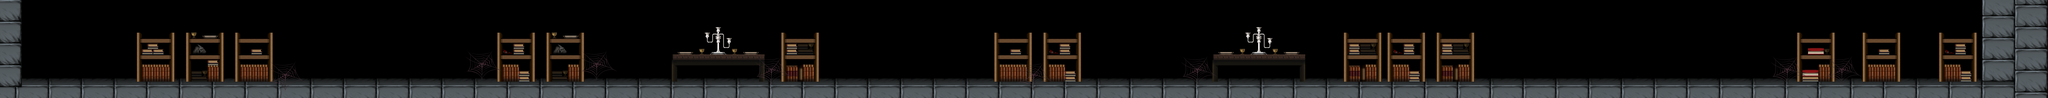

Below is a game level as drawn by its tile map, then a one-line description and the .tmx that defines it (tile-layer data replaced by summaries):
An orthogonal 375x18 tile map with 32x32 px tiles, 2 tile layers (Tiles, foreground) and 70 objects (26x forward, 11x Energy, 7x Fly, 3x Knife, 2x Mouse, ...).

<map version="1.0" orientation="orthogonal" width="375" height="18" tilewidth="32" tileheight="32">
 <properties>
  <property name="background" value="back_area5" />
  <property name="backgroundXO" value="back_xo_area5" />
  <property name="defaultMusic" value="normal" />
  <property name="loseEffect" value=",2" />
  <property name="music,boss" value="boss.ogg" />
  <property name="music,normal" value="autoscroll.ogg" />
  <property name="music,win" value="win_level.ogg" />
  <property name="platforms" value="Platform" />
  <property name="player" value="VascoletAndButterfly" />
  <property name="useHud" value="" />
  <property name="useSave" value="" />
  <property name="winAction" value="goto:level15" />
  <property name="winCondition,exit" value="*VascoletAndButterfly,exit" />
  <property name="winEffect" value="win,6" />
 </properties>
 <tileset firstgid="1" source="tilesets/tileset_area5.tsx" />
 <layer name="Tiles" width="375" height="18">
  <data>[6750 cells, 6586 non-empty, 124 distinct tile ids]</data>
 </layer>
 <layer name="foreground" width="375" height="18" opacity="0.78">
  <data>[6750 cells, 3637 non-empty, 35 distinct tile ids]</data>
 </layer>
 <objectgroup color="#55aaff" name="dataExt" width="375" height="18" />
 <objectgroup color="#ffffff" name="REFERENCE" width="375" height="18" visible="0">
  <properties>
   <property name="referenceOnly" value="true" />
  </properties>
  <object x="5120" y="-160" width="512" height="384" />
  <object x="1024" y="-160" width="512" height="384" />
  <object x="2560" y="224" width="512" height="384" />
  <object x="4608" y="224" width="512" height="384" />
  <object x="1536" y="224" width="512" height="384" />
  <object x="2048" y="-160" width="512" height="384" />
  <object x="5120" y="-160" width="512" height="384" />
  <object x="512" y="224" width="512" height="384" />
  <object x="5632" y="224" width="512" height="384" />
  <object x="3072" y="-160" width="512" height="384" />
  <object x="3584" y="224" width="512" height="384" />
  <object x="0" y="-160" width="512" height="384" />
  <object x="4096" y="-160" width="512" height="384" />
 </objectgroup>
 <objectgroup name="Scenes" width="375" height="18" />
 <objectgroup color="#ffaaff" name="Platforms" width="375" height="18" />
 <objectgroup color="#ff5500" name="Enemies" width="375" height="18">
  <object name="Fly" x="1312" y="288" width="32" height="32" />
  <object name="Fly" x="1344" y="416" width="32" height="32" />
  <object name="Fly" x="1056" y="320" width="32" height="32" />
  <object name="Bee" type="forward" x="3808" y="320" width="32" height="32" />
  <object name="Bee" type="forward" x="3136" y="320" width="32" height="32" />
  <object name="Bat" type="forward" x="8768" y="352" width="32" height="32" />
  <object name="Bat" type="forward" x="9024" y="288" width="32" height="32" />
  <object name="Bat" type="forward" x="9344" y="288" width="32" height="32" />
  <object name="Mosquito" type="forward" x="3488" y="224" width="32" height="32" />
  <object name="Mouse" x="3648" y="448" width="32" height="32" />
  <object name="Bat" type="forward" x="2176" y="352" width="32" height="32" />
  <object name="Bat" type="forward" x="1920" y="320" width="32" height="32" />
  <object name="Knife" x="10976" y="288" width="32" height="32" />
  <object name="LittleSpider" type="forward" x="5568" y="448" width="32" height="32" />
  <object name="LittleSpider" type="forward" x="5184" y="448" width="32" height="32" />
  <object name="LittleSpider" type="forward" x="6496" y="448" width="32" height="32" />
  <object name="Fly" type="forward" x="4032" y="256" width="32" height="32" />
  <object name="Mosquito" type="forward" x="5024" y="320" width="32" height="32" />
  <object name="Mosquito" type="forward" x="6048" y="320" width="32" height="32" />
  <object name="Mosquito" type="forward" x="6560" y="256" width="32" height="32" />
  <object name="Fork" x="7488" y="256" width="32" height="32" />
  <object name="Knife" x="7200" y="224" width="32" height="32" />
  <object name="Mouse" x="9376" y="448" width="32" height="32" />
  <object name="Bat" type="forward" x="2272" y="288" width="32" height="32" />
  <object name="Bat" type="forward" x="2464" y="256" width="32" height="32" />
  <object name="Fly" x="1664" y="256" width="32" height="32" />
  <object name="Fly" type="forward" x="4320" y="224" width="32" height="32" />
  <object name="Fly" type="forward" x="4480" y="256" width="32" height="32" />
  <object name="Fly" type="forward" x="4448" y="160" width="32" height="32" />
  <object name="Fly" type="forward" x="4128" y="192" width="32" height="32" />
  <object name="Mosquito" type="forward" x="5440" y="288" width="32" height="32" />
  <object name="Fork" x="7616" y="192" width="32" height="32" />
  <object name="Knife" x="7040" y="288" width="32" height="32" />
  <object name="Fly" x="7264" y="416" width="32" height="32" />
  <object name="Fly" x="7680" y="320" width="32" height="32" />
  <object name="Mosquito" type="forward" x="9600" y="288" width="32" height="32" />
  <object name="Mosquito" type="forward" x="9952" y="352" width="32" height="32" />
  <object name="Mosquito" type="forward" x="10208" y="256" width="32" height="32" />
  <object name="Mosquito" type="forward" x="10496" y="320" width="32" height="32" />
  <object name="Fly" x="1632" y="384" width="32" height="32" />
 </objectgroup>
 <objectgroup color="#00ff00" name="General" width="375" height="18">
  <object name="Start" x="256" y="448" width="32" height="32" />
  <object name="*Info" x="256" y="448" width="32" height="32">
   <properties>
    <property name="info" value="tip-level14intro" />
   </properties>
  </object>
 </objectgroup>
 <objectgroup color="#ffff00" name="Items" width="375" height="18">
  <object name="Energy" x="5920" y="192" width="32" height="32" />
  <object name="Energy" x="4384" y="288" width="32" height="32" />
  <object name="Energy" x="4000" y="288" width="32" height="32" />
  <object name="Energy" x="9184" y="448" width="32" height="32" />
  <object name="Energy" x="9920" y="448" width="32" height="32" />
  <object name="Energy" x="7968" y="192" width="32" height="32" />
  <object name="Energy" x="8512" y="192" width="32" height="32" />
  <object name="Exit" x="11104" y="160" width="32" height="320" />
  <object name="Energy" x="7168" y="288" width="32" height="32" />
  <object name="Energy" x="7552" y="288" width="32" height="32" />
  <object name="Energy" x="10272" y="448" width="32" height="32" />
  <object name="Energy" x="9600" y="448" width="32" height="32" />
  <object name="ExtraLive" x="10816" y="224" width="32" height="32" />
 </objectgroup>
 <objectgroup color="#0000ff" name="Camera" width="375" height="18">
  <object name="1" x="352" y="352" />
  <object name="2" x="11328" y="416" />
 </objectgroup>
</map>
